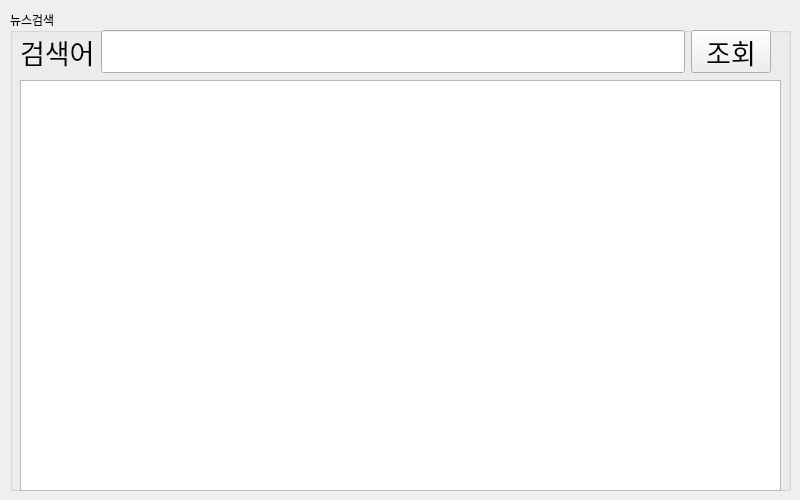
<?xml version="1.0" encoding="UTF-8"?>
<ui version="4.0">
 <class>Form</class>
 <widget class="QWidget" name="Form">
  <property name="geometry">
   <rect>
    <x>0</x>
    <y>0</y>
    <width>800</width>
    <height>500</height>
   </rect>
  </property>
  <property name="maximumSize">
   <size>
    <width>800</width>
    <height>500</height>
   </size>
  </property>
  <property name="font">
   <font>
    <family>BM Kirang Haerang</family>
    <pointsize>9</pointsize>
   </font>
  </property>
  <property name="windowTitle">
   <string>네이버뉴스 검색앱</string>
  </property>
  <widget class="QWidget" name="verticalLayoutWidget">
   <property name="geometry">
    <rect>
     <x>10</x>
     <y>10</y>
     <width>781</width>
     <height>481</height>
    </rect>
   </property>
   <layout class="QVBoxLayout" name="verticalLayout">
    <item>
     <widget class="QGroupBox" name="groupBox">
      <property name="minimumSize">
       <size>
        <width>0</width>
        <height>70</height>
       </size>
      </property>
      <property name="title">
       <string>뉴스검색</string>
      </property>
      <widget class="QWidget" name="horizontalLayoutWidget">
       <property name="geometry">
        <rect>
         <x>10</x>
         <y>20</y>
         <width>751</width>
         <height>43</height>
        </rect>
       </property>
       <layout class="QHBoxLayout" name="horizontalLayout">
        <item>
         <widget class="QLabel" name="label">
          <property name="font">
           <font>
            <pointsize>20</pointsize>
           </font>
          </property>
          <property name="text">
           <string>검색어</string>
          </property>
         </widget>
        </item>
        <item>
         <widget class="QLineEdit" name="txtSearchWord">
          <property name="font">
           <font>
            <pointsize>20</pointsize>
           </font>
          </property>
         </widget>
        </item>
        <item>
         <widget class="QPushButton" name="btnSearch">
          <property name="font">
           <font>
            <pointsize>20</pointsize>
           </font>
          </property>
          <property name="text">
           <string>조회</string>
          </property>
         </widget>
        </item>
       </layout>
      </widget>
      <widget class="QTableWidget" name="tblSearchResult">
       <property name="geometry">
        <rect>
         <x>10</x>
         <y>70</y>
         <width>761</width>
         <height>411</height>
        </rect>
       </property>
       <property name="font">
        <font>
         <pointsize>20</pointsize>
        </font>
       </property>
      </widget>
     </widget>
    </item>
   </layout>
  </widget>
 </widget>
 <resources/>
 <connections/>
</ui>
